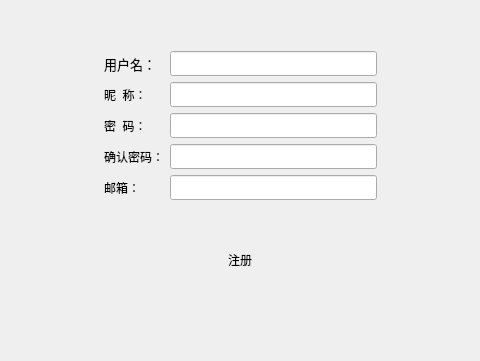
<?xml version="1.0" encoding="UTF-8"?>
<ui version="4.0">
 <class>Login</class>
 <widget class="QDialog" name="Login">
  <property name="geometry">
   <rect>
    <x>0</x>
    <y>0</y>
    <width>480</width>
    <height>361</height>
   </rect>
  </property>
  <property name="minimumSize">
   <size>
    <width>480</width>
    <height>320</height>
   </size>
  </property>
  <property name="windowTitle">
   <string>Dialog</string>
  </property>
  <layout class="QGridLayout" name="gridLayout_2">
   <property name="leftMargin">
    <number>4</number>
   </property>
   <property name="topMargin">
    <number>4</number>
   </property>
   <property name="rightMargin">
    <number>4</number>
   </property>
   <property name="bottomMargin">
    <number>4</number>
   </property>
   <item row="0" column="0">
    <widget class="TitleWidget" name="title_widget" native="true"/>
   </item>
   <item row="1" column="0">
    <spacer name="verticalSpacer_6">
     <property name="orientation">
      <enum>Qt::Vertical</enum>
     </property>
     <property name="sizeType">
      <enum>QSizePolicy::Fixed</enum>
     </property>
     <property name="sizeHint" stdset="0">
      <size>
       <width>10</width>
       <height>10</height>
      </size>
     </property>
    </spacer>
   </item>
   <item row="2" column="0">
    <widget class="QStackedWidget" name="stackedWidget">
     <property name="currentIndex">
      <number>1</number>
     </property>
     <widget class="QWidget" name="login_page">
      <layout class="QVBoxLayout" name="verticalLayout_3">
       <item>
        <spacer name="verticalSpacer">
         <property name="orientation">
          <enum>Qt::Vertical</enum>
         </property>
         <property name="sizeHint" stdset="0">
          <size>
           <width>20</width>
           <height>33</height>
          </size>
         </property>
        </spacer>
       </item>
       <item>
        <widget class="QWidget" name="widget" native="true">
         <layout class="QHBoxLayout" name="horizontalLayout_3">
          <item>
           <spacer name="horizontalSpacer">
            <property name="orientation">
             <enum>Qt::Horizontal</enum>
            </property>
            <property name="sizeHint" stdset="0">
             <size>
              <width>103</width>
              <height>20</height>
             </size>
            </property>
           </spacer>
          </item>
          <item>
           <widget class="QWidget" name="widget_2" native="true">
            <layout class="QVBoxLayout" name="verticalLayout_2">
             <item>
              <widget class="QWidget" name="widget_3" native="true">
               <layout class="QGridLayout" name="gridLayout">
                <item row="2" column="0">
                 <widget class="QLabel" name="label_2">
                  <property name="text">
                   <string>密码:</string>
                  </property>
                  <property name="buddy">
                   <cstring>log_pwd</cstring>
                  </property>
                 </widget>
                </item>
                <item row="0" column="2">
                 <widget class="QLineEdit" name="log_usr">
                  <property name="minimumSize">
                   <size>
                    <width>0</width>
                    <height>25</height>
                   </size>
                  </property>
                  <property name="font">
                   <font>
                    <family>Aharoni</family>
                    <pointsize>12</pointsize>
                    <weight>75</weight>
                    <bold>true</bold>
                   </font>
                  </property>
                  <property name="alignment">
                   <set>Qt::AlignCenter</set>
                  </property>
                 </widget>
                </item>
                <item row="2" column="2">
                 <widget class="QLineEdit" name="log_pwd">
                  <property name="minimumSize">
                   <size>
                    <width>0</width>
                    <height>25</height>
                   </size>
                  </property>
                  <property name="font">
                   <font>
                    <family>Aharoni</family>
                    <pointsize>12</pointsize>
                    <weight>75</weight>
                    <bold>true</bold>
                   </font>
                  </property>
                  <property name="alignment">
                   <set>Qt::AlignCenter</set>
                  </property>
                 </widget>
                </item>
                <item row="0" column="0">
                 <widget class="QLabel" name="label">
                  <property name="text">
                   <string>用户名:</string>
                  </property>
                  <property name="buddy">
                   <cstring>log_usr</cstring>
                  </property>
                 </widget>
                </item>
                <item row="0" column="1">
                 <spacer name="horizontalSpacer_4">
                  <property name="orientation">
                   <enum>Qt::Horizontal</enum>
                  </property>
                  <property name="sizeType">
                   <enum>QSizePolicy::Fixed</enum>
                  </property>
                  <property name="sizeHint" stdset="0">
                   <size>
                    <width>15</width>
                    <height>20</height>
                   </size>
                  </property>
                 </spacer>
                </item>
                <item row="1" column="0">
                 <spacer name="verticalSpacer_3">
                  <property name="orientation">
                   <enum>Qt::Vertical</enum>
                  </property>
                  <property name="sizeType">
                   <enum>QSizePolicy::Fixed</enum>
                  </property>
                  <property name="sizeHint" stdset="0">
                   <size>
                    <width>20</width>
                    <height>30</height>
                   </size>
                  </property>
                 </spacer>
                </item>
               </layout>
              </widget>
             </item>
             <item>
              <widget class="QWidget" name="widget_4" native="true">
               <layout class="QHBoxLayout" name="horizontalLayout_2">
                <item>
                 <spacer name="horizontalSpacer_11">
                  <property name="orientation">
                   <enum>Qt::Horizontal</enum>
                  </property>
                  <property name="sizeType">
                   <enum>QSizePolicy::Fixed</enum>
                  </property>
                  <property name="sizeHint" stdset="0">
                   <size>
                    <width>10</width>
                    <height>20</height>
                   </size>
                  </property>
                 </spacer>
                </item>
                <item>
                 <widget class="QCheckBox" name="rember_pwd">
                  <property name="font">
                   <font>
                    <family>新宋体</family>
                    <pointsize>12</pointsize>
                    <weight>75</weight>
                    <bold>true</bold>
                   </font>
                  </property>
                  <property name="text">
                   <string>记住密码</string>
                  </property>
                 </widget>
                </item>
                <item>
                 <spacer name="horizontalSpacer_3">
                  <property name="orientation">
                   <enum>Qt::Horizontal</enum>
                  </property>
                  <property name="sizeHint" stdset="0">
                   <size>
                    <width>40</width>
                    <height>20</height>
                   </size>
                  </property>
                 </spacer>
                </item>
                <item>
                 <widget class="QToolButton" name="log_register_btn">
                  <property name="font">
                   <font>
                    <family>新宋体</family>
                    <pointsize>12</pointsize>
                    <weight>75</weight>
                    <bold>true</bold>
                    <underline>true</underline>
                   </font>
                  </property>
                  <property name="styleSheet">
                   <string notr="true">color: rgb(0, 0, 255)</string>
                  </property>
                  <property name="text">
                   <string>没有账号,马上注册</string>
                  </property>
                  <property name="autoRaise">
                   <bool>true</bool>
                  </property>
                 </widget>
                </item>
                <item>
                 <spacer name="horizontalSpacer_12">
                  <property name="orientation">
                   <enum>Qt::Horizontal</enum>
                  </property>
                  <property name="sizeType">
                   <enum>QSizePolicy::Fixed</enum>
                  </property>
                  <property name="sizeHint" stdset="0">
                   <size>
                    <width>10</width>
                    <height>20</height>
                   </size>
                  </property>
                 </spacer>
                </item>
               </layout>
              </widget>
             </item>
             <item>
              <widget class="QWidget" name="widget_5" native="true">
               <layout class="QHBoxLayout" name="horizontalLayout">
                <item>
                 <widget class="QToolButton" name="login_btn">
                  <property name="minimumSize">
                   <size>
                    <width>200</width>
                    <height>40</height>
                   </size>
                  </property>
                  <property name="styleSheet">
                   <string notr="true">font: 75 14pt &quot;等线&quot;;
color: rgb(255, 255, 255);
background-color:rgb(0, 170, 255);

hover:{
	background-color:rgb(0, 0, 255);
}</string>
                  </property>
                  <property name="text">
                   <string>登录</string>
                  </property>
                  <property name="autoRaise">
                   <bool>true</bool>
                  </property>
                 </widget>
                </item>
               </layout>
              </widget>
             </item>
            </layout>
           </widget>
          </item>
          <item>
           <spacer name="horizontalSpacer_2">
            <property name="orientation">
             <enum>Qt::Horizontal</enum>
            </property>
            <property name="sizeHint" stdset="0">
             <size>
              <width>102</width>
              <height>20</height>
             </size>
            </property>
           </spacer>
          </item>
         </layout>
        </widget>
       </item>
       <item>
        <spacer name="verticalSpacer_2">
         <property name="orientation">
          <enum>Qt::Vertical</enum>
         </property>
         <property name="sizeHint" stdset="0">
          <size>
           <width>20</width>
           <height>34</height>
          </size>
         </property>
        </spacer>
       </item>
      </layout>
     </widget>
     <widget class="QWidget" name="register_page">
      <layout class="QVBoxLayout" name="verticalLayout_4">
       <item>
        <spacer name="verticalSpacer_5">
         <property name="orientation">
          <enum>Qt::Vertical</enum>
         </property>
         <property name="sizeHint" stdset="0">
          <size>
           <width>20</width>
           <height>22</height>
          </size>
         </property>
        </spacer>
       </item>
       <item>
        <widget class="QWidget" name="widget_9" native="true">
         <layout class="QHBoxLayout" name="horizontalLayout_5">
          <item>
           <spacer name="horizontalSpacer_5">
            <property name="orientation">
             <enum>Qt::Horizontal</enum>
            </property>
            <property name="sizeHint" stdset="0">
             <size>
              <width>119</width>
              <height>20</height>
             </size>
            </property>
           </spacer>
          </item>
          <item>
           <widget class="QWidget" name="widget_10" native="true">
            <property name="minimumSize">
             <size>
              <width>291</width>
              <height>291</height>
             </size>
            </property>
            <layout class="QVBoxLayout" name="verticalLayout">
             <item>
              <widget class="QWidget" name="widget_13" native="true">
               <layout class="QFormLayout" name="formLayout">
                <property name="leftMargin">
                 <number>0</number>
                </property>
                <property name="topMargin">
                 <number>0</number>
                </property>
                <property name="rightMargin">
                 <number>0</number>
                </property>
                <property name="bottomMargin">
                 <number>0</number>
                </property>
                <item row="0" column="0">
                 <widget class="QLabel" name="label_5">
                  <property name="font">
                   <font>
                    <family>等线</family>
                    <pointsize>10</pointsize>
                    <weight>50</weight>
                    <italic>false</italic>
                    <bold>false</bold>
                   </font>
                  </property>
                  <property name="styleSheet">
                   <string notr="true">font: 10pt &quot;等线&quot;;</string>
                  </property>
                  <property name="text">
                   <string>用户名：</string>
                  </property>
                 </widget>
                </item>
                <item row="2" column="0">
                 <widget class="QLabel" name="label_6">
                  <property name="styleSheet">
                   <string notr="true">font: 10pt &quot;等线&quot;;</string>
                  </property>
                  <property name="text">
                   <string>昵  称：</string>
                  </property>
                 </widget>
                </item>
                <item row="4" column="0">
                 <widget class="QLabel" name="label_7">
                  <property name="styleSheet">
                   <string notr="true">font: 10pt &quot;等线&quot;;</string>
                  </property>
                  <property name="text">
                   <string>密  码：</string>
                  </property>
                 </widget>
                </item>
                <item row="6" column="1">
                 <widget class="QLineEdit" name="reg_surepwd">
                  <property name="minimumSize">
                   <size>
                    <width>0</width>
                    <height>25</height>
                   </size>
                  </property>
                  <property name="font">
                   <font>
                    <family>宋体</family>
                   </font>
                  </property>
                  <property name="echoMode">
                   <enum>QLineEdit::Password</enum>
                  </property>
                  <property name="alignment">
                   <set>Qt::AlignCenter</set>
                  </property>
                 </widget>
                </item>
                <item row="4" column="1">
                 <widget class="QLineEdit" name="reg_pwd">
                  <property name="minimumSize">
                   <size>
                    <width>0</width>
                    <height>25</height>
                   </size>
                  </property>
                  <property name="font">
                   <font>
                    <family>宋体</family>
                   </font>
                  </property>
                  <property name="echoMode">
                   <enum>QLineEdit::Password</enum>
                  </property>
                  <property name="alignment">
                   <set>Qt::AlignCenter</set>
                  </property>
                 </widget>
                </item>
                <item row="2" column="1">
                 <widget class="QLineEdit" name="reg_nickname">
                  <property name="minimumSize">
                   <size>
                    <width>0</width>
                    <height>25</height>
                   </size>
                  </property>
                  <property name="font">
                   <font>
                    <family>宋体</family>
                   </font>
                  </property>
                  <property name="alignment">
                   <set>Qt::AlignCenter</set>
                  </property>
                 </widget>
                </item>
                <item row="0" column="1">
                 <widget class="QLineEdit" name="reg_usr">
                  <property name="minimumSize">
                   <size>
                    <width>0</width>
                    <height>25</height>
                   </size>
                  </property>
                  <property name="font">
                   <font>
                    <family>宋体</family>
                   </font>
                  </property>
                  <property name="alignment">
                   <set>Qt::AlignCenter</set>
                  </property>
                 </widget>
                </item>
                <item row="8" column="1">
                 <widget class="QLineEdit" name="reg_mail">
                  <property name="minimumSize">
                   <size>
                    <width>0</width>
                    <height>25</height>
                   </size>
                  </property>
                  <property name="font">
                   <font>
                    <family>宋体</family>
                   </font>
                  </property>
                  <property name="alignment">
                   <set>Qt::AlignCenter</set>
                  </property>
                 </widget>
                </item>
                <item row="8" column="0">
                 <widget class="QLabel" name="label_9">
                  <property name="styleSheet">
                   <string notr="true">font: 10pt &quot;等线&quot;;</string>
                  </property>
                  <property name="text">
                   <string>邮箱：</string>
                  </property>
                 </widget>
                </item>
                <item row="6" column="0">
                 <widget class="QLabel" name="label_8">
                  <property name="styleSheet">
                   <string notr="true">font: 10pt &quot;等线&quot;;</string>
                  </property>
                  <property name="text">
                   <string>确认密码：</string>
                  </property>
                 </widget>
                </item>
               </layout>
              </widget>
             </item>
             <item>
              <widget class="QWidget" name="widget_15" native="true">
               <layout class="QHBoxLayout" name="horizontalLayout_4">
                <property name="leftMargin">
                 <number>0</number>
                </property>
                <property name="topMargin">
                 <number>0</number>
                </property>
                <property name="rightMargin">
                 <number>0</number>
                </property>
                <property name="bottomMargin">
                 <number>9</number>
                </property>
                <item>
                 <widget class="QToolButton" name="register_btn">
                  <property name="minimumSize">
                   <size>
                    <width>200</width>
                    <height>40</height>
                   </size>
                  </property>
                  <property name="styleSheet">
                   <string notr="true">font: 75 14pt &quot;等线&quot;;
color: rgb(255, 255, 255);
background-color:rgb(0, 170, 255);

hover:{
	background-color:rgb(0, 0, 255);
}</string>
                  </property>
                  <property name="text">
                   <string>注册</string>
                  </property>
                  <property name="autoRaise">
                   <bool>true</bool>
                  </property>
                 </widget>
                </item>
               </layout>
              </widget>
             </item>
            </layout>
           </widget>
          </item>
          <item>
           <spacer name="horizontalSpacer_8">
            <property name="orientation">
             <enum>Qt::Horizontal</enum>
            </property>
            <property name="sizeHint" stdset="0">
             <size>
              <width>118</width>
              <height>20</height>
             </size>
            </property>
           </spacer>
          </item>
         </layout>
        </widget>
       </item>
       <item>
        <spacer name="verticalSpacer_4">
         <property name="orientation">
          <enum>Qt::Vertical</enum>
         </property>
         <property name="sizeHint" stdset="0">
          <size>
           <width>20</width>
           <height>24</height>
          </size>
         </property>
        </spacer>
       </item>
      </layout>
     </widget>
     <widget class="QWidget" name="set_page">
      <layout class="QVBoxLayout" name="verticalLayout_9">
       <item>
        <spacer name="verticalSpacer_7">
         <property name="orientation">
          <enum>Qt::Vertical</enum>
         </property>
         <property name="sizeHint" stdset="0">
          <size>
           <width>20</width>
           <height>100</height>
          </size>
         </property>
        </spacer>
       </item>
       <item>
        <widget class="QWidget" name="widget_12" native="true">
         <layout class="QHBoxLayout" name="horizontalLayout_7">
          <item>
           <spacer name="horizontalSpacer_7">
            <property name="orientation">
             <enum>Qt::Horizontal</enum>
            </property>
            <property name="sizeHint" stdset="0">
             <size>
              <width>119</width>
              <height>20</height>
             </size>
            </property>
           </spacer>
          </item>
          <item>
           <widget class="QWidget" name="widget_14" native="true">
            <layout class="QVBoxLayout" name="verticalLayout_6">
             <item>
              <widget class="QWidget" name="widget_18" native="true">
               <layout class="QGridLayout" name="gridLayout_3">
                <item row="0" column="1">
                 <spacer name="horizontalSpacer_9">
                  <property name="orientation">
                   <enum>Qt::Horizontal</enum>
                  </property>
                  <property name="sizeType">
                   <enum>QSizePolicy::Fixed</enum>
                  </property>
                  <property name="sizeHint" stdset="0">
                   <size>
                    <width>20</width>
                    <height>20</height>
                   </size>
                  </property>
                 </spacer>
                </item>
                <item row="0" column="2">
                 <widget class="QLineEdit" name="address_server">
                  <property name="minimumSize">
                   <size>
                    <width>0</width>
                    <height>25</height>
                   </size>
                  </property>
                  <property name="font">
                   <font>
                    <family>宋体</family>
                   </font>
                  </property>
                  <property name="alignment">
                   <set>Qt::AlignCenter</set>
                  </property>
                 </widget>
                </item>
                <item row="0" column="0">
                 <widget class="QLabel" name="label_15">
                  <property name="text">
                   <string>服务器地址:</string>
                  </property>
                 </widget>
                </item>
                <item row="2" column="2">
                 <widget class="QLineEdit" name="port_server">
                  <property name="minimumSize">
                   <size>
                    <width>0</width>
                    <height>25</height>
                   </size>
                  </property>
                  <property name="font">
                   <font>
                    <family>宋体</family>
                   </font>
                  </property>
                  <property name="alignment">
                   <set>Qt::AlignCenter</set>
                  </property>
                 </widget>
                </item>
                <item row="2" column="0">
                 <widget class="QLabel" name="label_17">
                  <property name="text">
                   <string>服务器端口:</string>
                  </property>
                 </widget>
                </item>
                <item row="1" column="0">
                 <spacer name="verticalSpacer_8">
                  <property name="orientation">
                   <enum>Qt::Vertical</enum>
                  </property>
                  <property name="sizeType">
                   <enum>QSizePolicy::Fixed</enum>
                  </property>
                  <property name="sizeHint" stdset="0">
                   <size>
                    <width>20</width>
                    <height>25</height>
                   </size>
                  </property>
                 </spacer>
                </item>
               </layout>
              </widget>
             </item>
             <item>
              <widget class="QWidget" name="widget_19" native="true">
               <layout class="QHBoxLayout" name="horizontalLayout_8">
                <item>
                 <widget class="QToolButton" name="set_ok_btn">
                  <property name="minimumSize">
                   <size>
                    <width>200</width>
                    <height>40</height>
                   </size>
                  </property>
                  <property name="autoFillBackground">
                   <bool>false</bool>
                  </property>
                  <property name="styleSheet">
                   <string notr="true">font: 75 14pt &quot;等线&quot;;
color: rgb(255, 255, 255);
background-color:rgb(0, 170, 255);

hover:{
	background-color:rgb(0, 0, 255);
}</string>
                  </property>
                  <property name="text">
                   <string>确定</string>
                  </property>
                  <property name="autoRaise">
                   <bool>true</bool>
                  </property>
                 </widget>
                </item>
               </layout>
              </widget>
             </item>
            </layout>
           </widget>
          </item>
          <item>
           <spacer name="horizontalSpacer_10">
            <property name="orientation">
             <enum>Qt::Horizontal</enum>
            </property>
            <property name="sizeHint" stdset="0">
             <size>
              <width>118</width>
              <height>20</height>
             </size>
            </property>
           </spacer>
          </item>
         </layout>
        </widget>
       </item>
       <item>
        <spacer name="verticalSpacer_9">
         <property name="orientation">
          <enum>Qt::Vertical</enum>
         </property>
         <property name="sizeHint" stdset="0">
          <size>
           <width>20</width>
           <height>99</height>
          </size>
         </property>
        </spacer>
       </item>
      </layout>
     </widget>
    </widget>
   </item>
  </layout>
 </widget>
 <customwidgets>
  <customwidget>
   <class>TitleWidget</class>
   <extends>QWidget</extends>
   <header location="global">selfwidget/titlewidget.h</header>
   <container>1</container>
  </customwidget>
 </customwidgets>
 <tabstops>
  <tabstop>log_usr</tabstop>
  <tabstop>log_pwd</tabstop>
  <tabstop>rember_pwd</tabstop>
  <tabstop>log_register_btn</tabstop>
  <tabstop>login_btn</tabstop>
  <tabstop>address_server</tabstop>
  <tabstop>port_server</tabstop>
  <tabstop>set_ok_btn</tabstop>
 </tabstops>
 <resources/>
 <connections/>
</ui>
